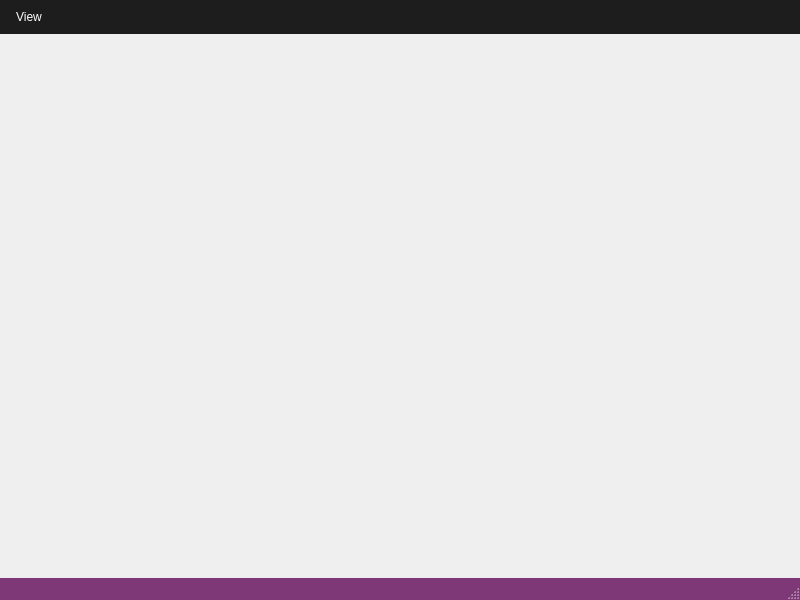
<?xml version="1.0" encoding="UTF-8"?>
<ui version="4.0">
 <class>AdditionalSensorDisplay</class>
 <widget class="QMainWindow" name="AdditionalSensorDisplay">
  <property name="geometry">
   <rect>
    <x>0</x>
    <y>0</y>
    <width>800</width>
    <height>600</height>
   </rect>
  </property>
  <property name="sizePolicy">
   <sizepolicy hsizetype="Expanding" vsizetype="Expanding">
    <horstretch>0</horstretch>
    <verstretch>0</verstretch>
   </sizepolicy>
  </property>
  <property name="windowTitle">
   <string>MainWindow</string>
  </property>
  <property name="styleSheet">
   <string notr="true">QMenuBar{
background-color:#1d1d1d;
padding:5px;
	font: 12pt &quot;MS Shell Dlg 2&quot;;
}

QMenuBar::item{
background-color:#1d1d1d;
color:#fff;
padding:5px;

}

QMenu{
color:#fff;
padding:0;
}

QMenu::item:selected{
color:#fff;
background-color:#00aba9;
}

QTableWidget{
background-color:#3d3d3d;
color:#fff;
  selection-background-color: #da532c;
border:solid;
border-width:3px;
border-color:#da532c;
}
QHeaderView::section{
background-color:qlineargradient(spread:pad, x1:0, y1:0, x2:1, y2:0, stop:0 rgba(20, 158, 217, 255), stop:1 rgba(36, 158, 217, 255));
border:none;
border-top-style:solid;
border-width:1px;
border-top-color:qlineargradient(spread:pad, x1:0, y1:0, x2:1, y2:0, stop:0 rgba(20, 158, 217, 255), stop:1 rgba(36, 158, 217, 255));
color:#fff;

}
QHeaderView{
background-color:qlineargradient(spread:pad, x1:0, y1:0, x2:1, y2:0, stop:0 rgba(20, 158, 217, 255), stop:1 rgba(36, 158, 217, 255));

border:none;
border-top-style:solid;
border-width:1px;
border-top-color:#149ED9;
color:#fff;
	font: 75 12pt &quot;Calibri&quot;;
}

QTableCornerButton::section{
border:none;
background-color:#149ED9;
}

QListWidget{
background-color:#3d3d3d;
color:#fff;
}

QMenu{
background-color:#3d3d3d;
}
QStatusBar{
background-color:#7e3878;
color:#fff;
}

QPushButton{
border-style:solid;
background-color:#3d3d3d;
color:#fff;
border-radius:7px;
}

QPushButton:disabled {
background-color: rgb(204, 0, 0);
}

QPushButton:hover{
color:#ccc;
	background-color: qlineargradient(spread:pad, x1:0.517, y1:0, x2:0.517, y2:1, stop:0 rgba(45, 45, 45, 255), stop:0.505682 rgba(45, 45, 45, 255), stop:1 rgba(29, 29, 29, 255));
	border-color:#2d89ef;
border-width:2px;
}

QPushButton:pressed{
background-color: qlineargradient(spread:pad, x1:0.517, y1:0, x2:0.517, y2:1, stop:0 rgba(29, 29, 29, 255), stop:0.505682 rgba(45, 45, 45, 255), stop:1 rgba(29, 29, 29, 255));
}


QTabWidget::tab{
background-color:#3d3d3d;
}

QLineEdit{
border-radius:1px solid red;
background-color:#c4c4c4;
}

QProgressBar{
border-radius:0;
text-align:center;
color:#fff;
background-color:transparent;
border: 2px solid #e3a21a;
border-radius:7px;
	font: 75 12pt &quot;Open Sans&quot;;

}

QProgressBar::chunk{
background-color:#2d89ef;
width:20px;
}</string>
  </property>
  <property name="dockNestingEnabled">
   <bool>true</bool>
  </property>
  <widget class="QWidget" name="centralwidget">
   <layout class="QGridLayout" name="gridLayout"/>
  </widget>
  <widget class="QMenuBar" name="menubar">
   <property name="geometry">
    <rect>
     <x>0</x>
     <y>0</y>
     <width>800</width>
     <height>40</height>
    </rect>
   </property>
   <widget class="QMenu" name="menuView">
    <property name="title">
     <string>View</string>
    </property>
   </widget>
   <addaction name="menuView"/>
  </widget>
  <widget class="QStatusBar" name="statusbar"/>
 </widget>
 <resources/>
 <connections/>
</ui>
